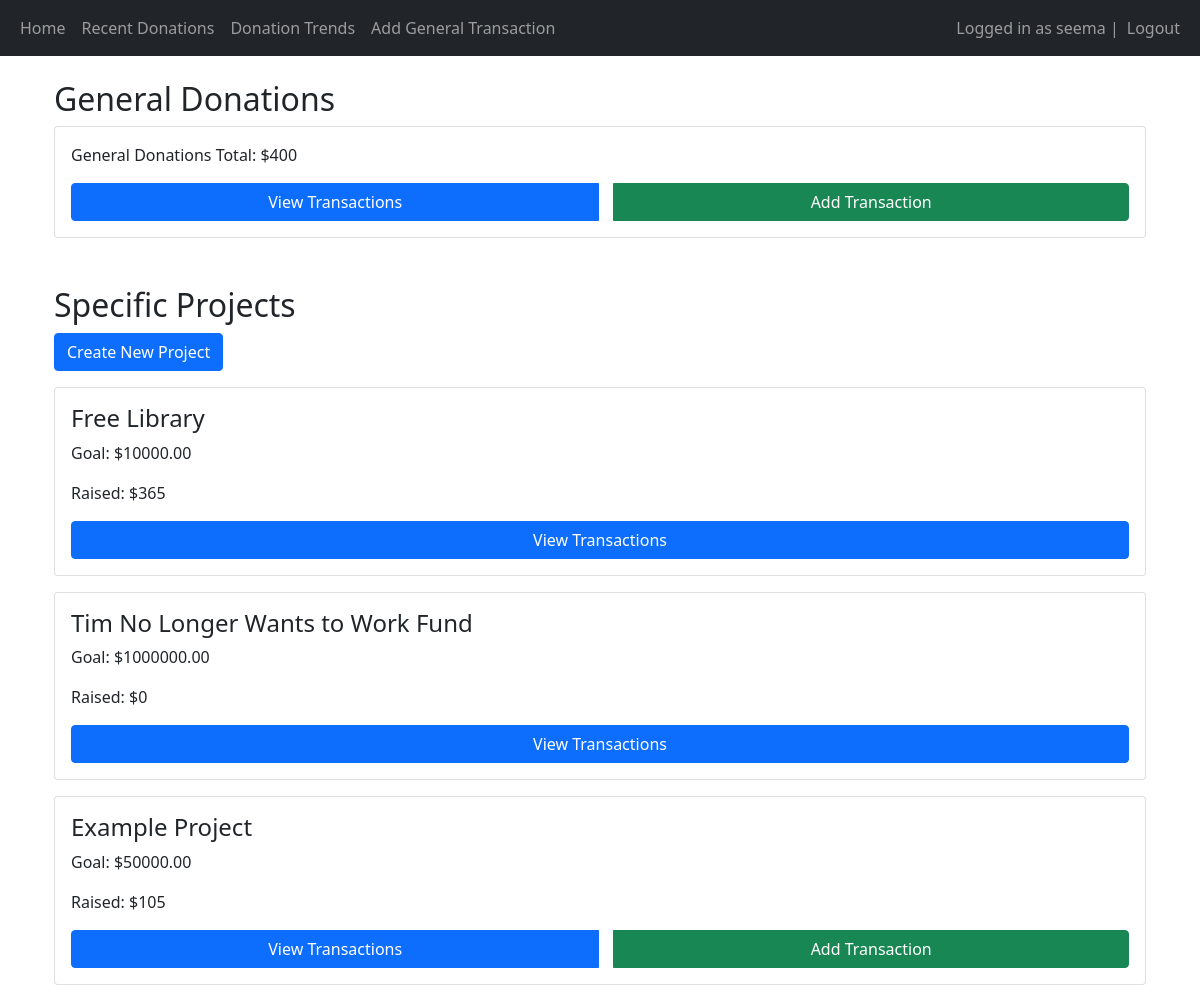
Screenshot of / (signed in) with the database file from the repository.
### main/models.py (models this page shows, shortened)
class Project(models.Model):
    name = models.CharField(max_length=100)
    start_date = models.DateField()
    end_date = models.DateField()
    goal_amount = models.DecimalField(max_digits=10, decimal_places=2)
    description = models.TextField(null=True, blank=True)
    owner = models.ForeignKey(User, on_delete=models.CASCADE)

### main/views.py (the view)
# urls.py: path('', views.home, name='home'),
def home(request):
    general_total = Transaction.objects.filter(fund="general").aggregate(Sum('amount'))['amount__sum'] or 0
    projects = Project.objects.all()
    project_data = []
    for project in projects:
        total_raised = project.transactions.aggregate(Sum('amount'))['amount__sum'] or 0
        project_data.append({
            'project': project,
            'total_raised': total_raised,
            'is_owner': project.owner ==request.user
        })
    return render(request, 'main/home.html', {
        'general_total': general_total,
        'project_data': project_data
    })

### main/templates/main/home.html (shortened to what this page needs)
{% extends 'main/base.html' %}
{% block content %}
<div class="container mt-4">
    <h2>General Donations</h2>
    <div class="card p-3">
        <p>General Donations Total: ${{ general_total }}</p>
        <div class="btn-group">
            <a href="{% url 'view_general_transactions' %}" class="btn btn-primary">View Transactions</a>
            <a href="{% url 'add_general_transaction' %}" class="btn btn-success">Add Transaction</a>
        </div>
    </div>
    <h2 class="mt-5">Specific Projects</h2>
    <a href="{% url 'create_project' %}" class="btn btn-primary mb-3">Create New Project</a>
    {% for data in project_data %}
    <div class="card p-3 mb-3">
        <h4>{{ data.project.name }}</h4>
        <p>Goal: ${{ data.project.goal_amount }}</p>
        <p>Raised: ${{ data.total_raised }}</p>
        <div class="btn-group">
            <a href="{% url 'view_project_transactions' data.project.id %}" class="btn btn-primary">View Transactions</a>
            {% if data.is_owner %}
            <a href="{% url 'add_project_transaction' data.project.id %}" class="btn btn-success">Add Transaction</a>
            {% endif %}
        </div>
    </div>
    {% endfor %}
</div>
{% endblock %}

### main/templates/main/base.html (shortened to what this page needs)
<!DOCTYPE html>
<html lang="en">
<head>
    <link href="https://cdn.jsdelivr.net/npm/bootstrap@5.1.3/dist/css/bootstrap.min.css" rel="stylesheet">
</head>
<body>
    <nav class="navbar navbar-expand-lg navbar-dark bg-dark">
        <div class="container-fluid">
            <div>
                <ul class="navbar-nav">
                    <li class="nav-item">
                        <a class="nav-link" href="/home">Home</a>
                    </li>
                    <li class="nav-item">
                        <a class="nav-link" href="/donations">Recent Donations</a>
                    </li>
                    <li class="nav-item">
                        <a class="nav-link" href="/trends">Donation Trends</a>
                    </li>
                    <li class="nav-item">
                        <a class="nav-link" href="{% url 'add_general_transaction' %}">Add General Transaction</a>
                    </li>
                </ul>
            </div>
            <div>
                <ul class="navbar-nav">
                    {% if user.is_authenticated %}
                    <span class="navbar-text">Logged in as {{ user.username }} | </span>
                    <li class="nav-item">
                        <a class="nav-link" href="/logout">Logout</a>
                    </li>
                    {% else %}
                    <li class="nav-item">
                        <a class="nav-link" href="/login">Login</a>
                    </li>
                    {% endif %}
                </ul>
            </div>
        </div>
    </nav>
    <div class="container">
        {% block content %}{% endblock %}
    </div>
</body>
</html>

### main/templates/main/base.html (style rules this page uses)
.btn-group { display: flex; gap: 15px; justify-content: center; flex-wrap: wrap; }

### rows the page displays
Project: project.name "Free Library", project.goal_amount "10000.00", total_raised "365"
Project: project.name "Tim No Longer Wants to Work Fund", project.goal_amount "1000000.00", total_raised "0"
Project: project.name "Example Project", project.goal_amount "50000.00", total_raised "105", shows "Add Transaction"

### other values shown
{{ user.username }} "seema"
{{ general_total }} "400"
